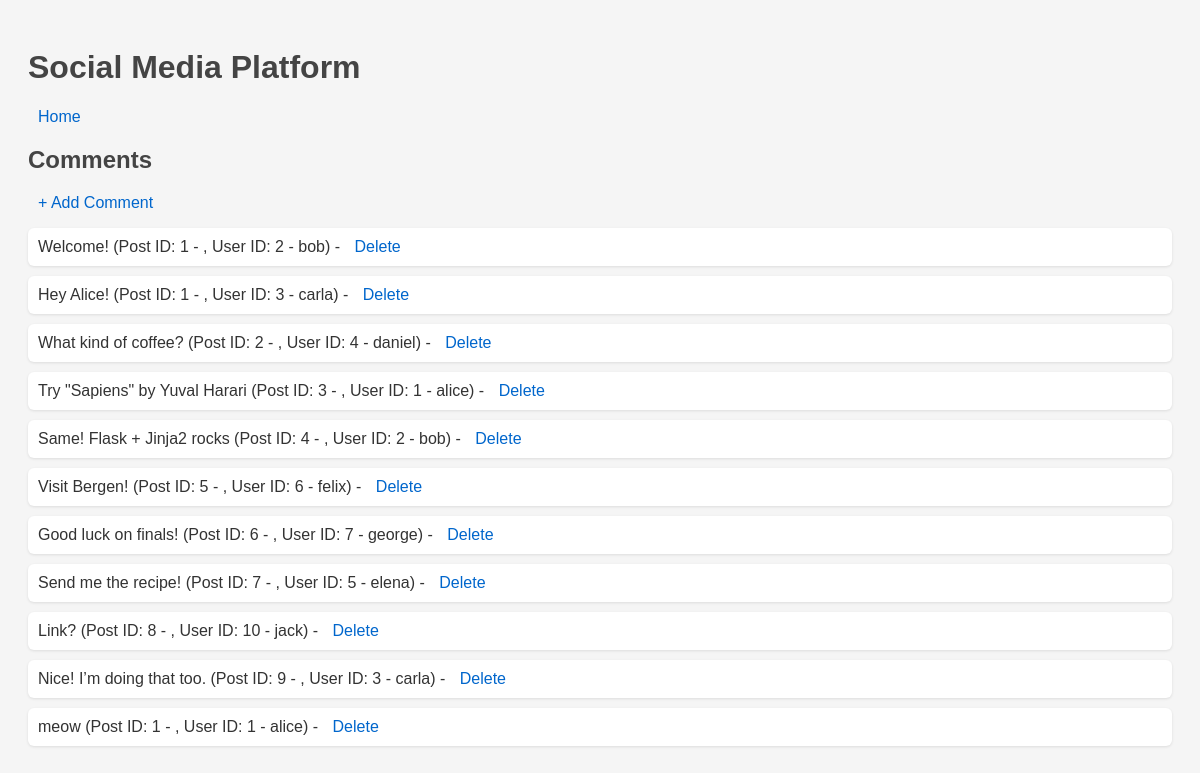
The page /comments on the database its author committed.
### models.py (models this page shows)
class Comment(db.Model):
    comment_id = db.Column(db.Integer, primary_key=True)
    content = db.Column(db.Text, nullable=False)
    post_id = db.Column(db.Integer, db.ForeignKey('post.post_id'), nullable=False)
    user_id = db.Column(db.Integer, db.ForeignKey('user.user_id'), nullable=False)
    user = db.relationship('User', back_populates='comments')
    post = db.relationship('Post', back_populates='comments')
    likes = db.relationship('Like', back_populates='comment', foreign_keys='Like.comment_id')

class User(db.Model):
    user_id = db.Column(db.Integer, primary_key=True)
    username = db.Column(db.String(50), nullable=False)
    email = db.Column(db.String(120), nullable=False, unique=True)
    posts = db.relationship('Post', back_populates='user', lazy=True)
    comments = db.relationship('Comment', back_populates='user', lazy=True)
    likes = db.relationship('Like', back_populates='user', lazy=True)
    interests = db.relationship('UserInterest', back_populates='user', lazy=True)
    followers = db.relationship('Follow', foreign_keys='Follow.followed_id', back_populates='followed', lazy=True)
    following = db.relationship('Follow', foreign_keys='Follow.follower_id', back_populates='follower', lazy=True)

### app.py (the view)
@app.route('/comments')
def list_comments():
    comments = Comment.query.all()
    return render_template('comments.html', comments=comments)

### templates/comments.html
{% extends 'base.html' %}
{% block content %}
<h2>Comments</h2>
<a href="{{ url_for('create_comment') }}">+ Add Comment</a>
<ul>
  {% for comment in comments %}
    <li>{{ comment.content }} (Post ID: {{ comment.post_id }} - {{ comment.post_content }}, User ID: {{ comment.user_id }} - {{ comment.user.username }}) -
        <a href="{{ url_for('delete_comment', comment_id=comment.comment_id) }}">Delete</a>
    </li>
  {% endfor %}
</ul>
{% endblock %}

### static/style.css (style rules this page uses)
body { font-family: Arial, sans-serif; background: #f5f5f5; color: #333; padding: 20px; }
h1, h2 { color: #444; }
a { color: #0066cc; text-decoration: none; margin: 0 10px; }
ul { list-style-type: none; padding: 0; }
li { background: #fff; padding: 10px; margin-bottom: 10px; border-radius: 6px; box-shadow: 0 1px 3px rgba(0,0,0,0.1); }

### rows shown on the page
Comment: content "Welcome!", post_id "1", user_id "2", user.username "bob"
Comment: content "Hey Alice!", post_id "1", user_id "3", user.username "carla"
Comment: content "What kind of coffee?", post_id "2", user_id "4", user.username "daniel"
Comment: content "Try \"Sapiens\" by Yuval Harari", post_id "3", user_id "1", user.username "alice"
Comment: content "Same! Flask + Jinja2 rocks", post_id "4", user_id "2", user.username "bob"
Comment: content "Visit Bergen!", post_id "5", user_id "6", user.username "felix"
Comment: content "Good luck on finals!", post_id "6", user_id "7", user.username "george"
Comment: content "Send me the recipe!", post_id "7", user_id "5", user.username "elena"
Comment: content "Link?", post_id "8", user_id "10", user.username "jack"
Comment: content "Nice! I’m doing that too.", post_id "9", user_id "3", user.username "carla"
Comment: content "meow", post_id "1", user_id "1", user.username "alice"
